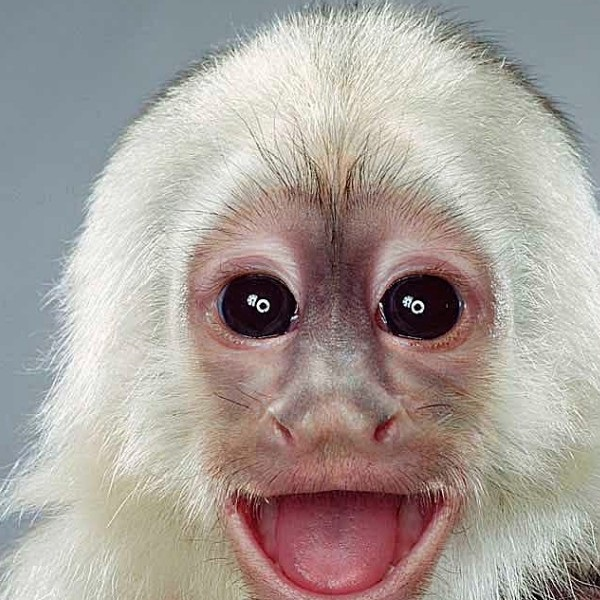
#> input picture gambar1.jpg, 600 x 600 px
$ python TransformasiNegatif.py
#> lines starting #> are read from the running program, lines starting #| are printed output that depends on the picture
import cv2

img = cv2.imread("gambar1.jpg", 0)
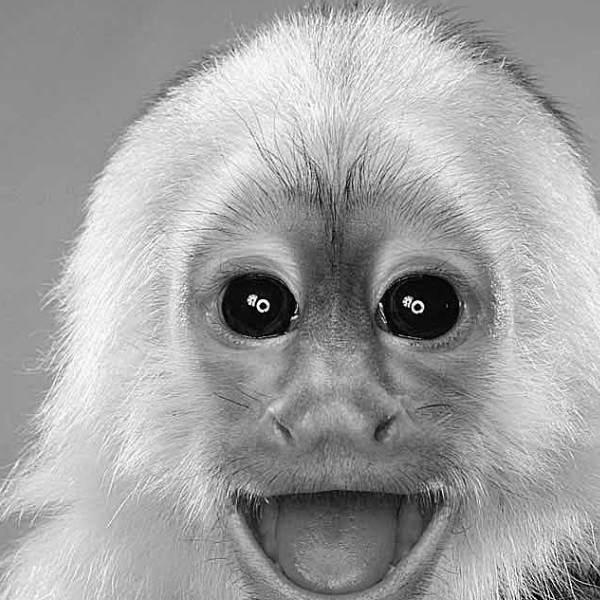
#> img: shape (600, 600); min 0, max 255, mean 162.2
img_1 = 255 - img
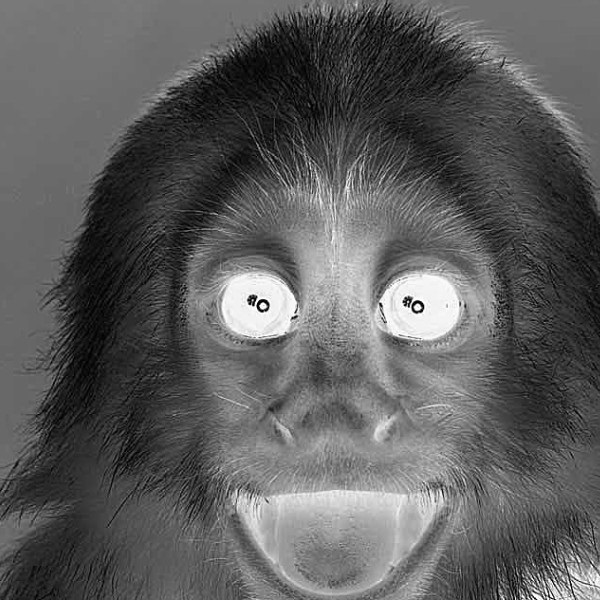
#> img_1: shape (600, 600); min 0, max 255, mean 92.8

cv2.imshow("Original Image", img)
cv2.imshow("Image Negative", img_1)

cv2.waitKey(0)
cv2.destroyAllWindows()
